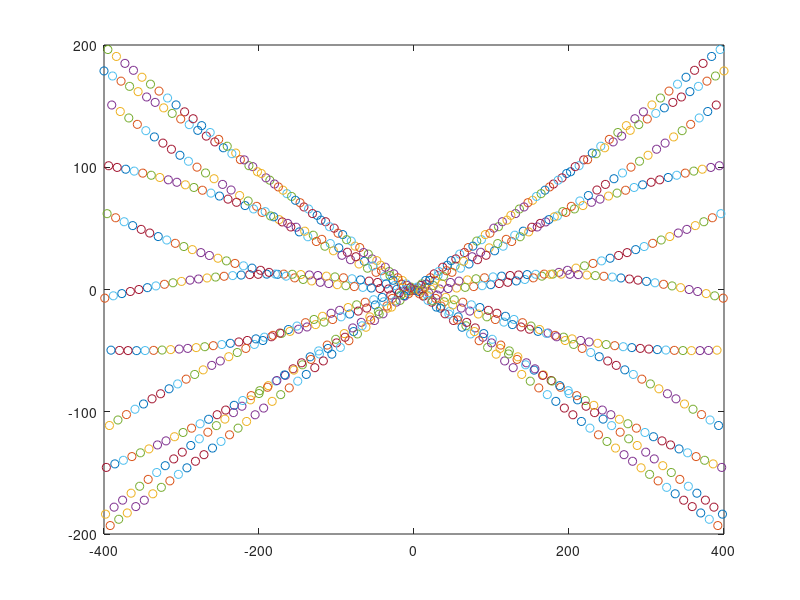

Recreate this plot in MATLAB.
clear all;
close all;
clc;

% f_ratio = [1 1];
% f=[1 1];
% x=1;
% while f(x) < 10000
% f(x+2)=f(x+1)+f(x);
% f_ratio(x+2) = f(x+2)/f(x+1);
% x=x+1;
% end
% plot(f_ratio);
n = 400;
for i = -400:n
    X1 = rand(1, 10);
    X2 = rand(1, 10);
    Y1 = rand(1, 10);
    Y2 = rand(1, 10);
    x=(-1)^(i)*i;
    y=(-1)^(i)*i*sin(i)*cos(i);
%     subplot(1,2,1)
    plot(x,y,'o');
    hold on;
    pause(.001)
%     subplot(1,2,2)
%     plot([X1; X2].', [Y1; Y2].')  % Two polygones
%     hold on;
%     pause(.001);
end


